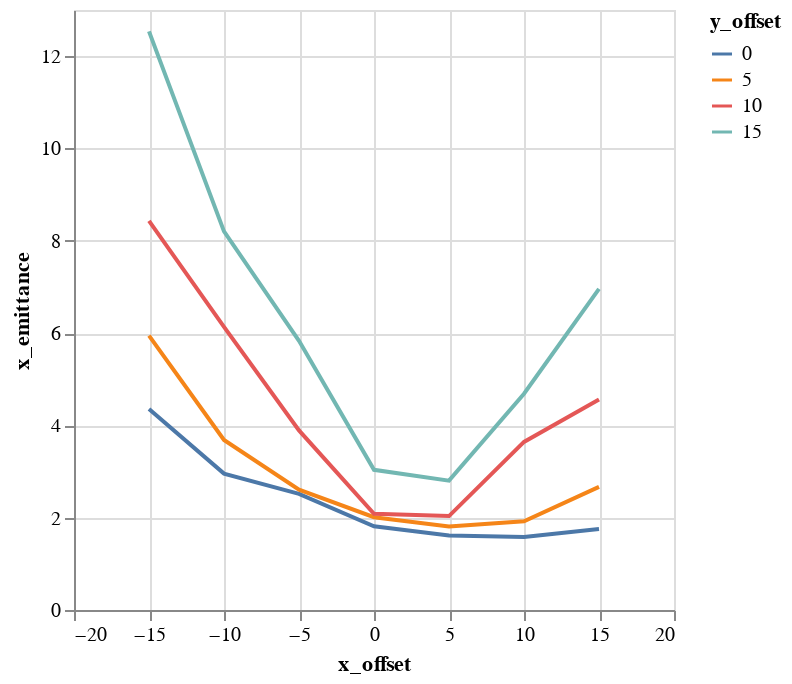

This figure's notebook cell:
### Markdown cell above
## Plots

### Code cell
alt.Chart(emit_df).mark_line().encode(
    color='y_offset:N',
    x='x_offset',
    y='x_emittance',
)

### Figure 1 — Vega-Lite specification as saved in the notebook (floating-point values rounded to 4 significant figures)
{"$schema": "https://vega.github.io/schema/vega-lite/v1.2.1.json", "data": {"values": [{"losses": 0, "relbeta": 0.002308, "sourceID": 16777222, "sourceName": "x_-15_y_0", "x_emittance": 4.357, "x_emittance_rel": 2.688, "x_norm_emittance": 0.01006, "x_offset": -15, "y_emittance": 2.188, "y_emittance_rel": 1.392, "y_norm_emittance": 0.00505, "y_offset": 0}, {"losses": 1, "relbeta": 0.002308, "sourceID": 16777229, "sourceName": "x_-15_y_5", "x_emittance": 5.946, "x_emittance_rel": 3.732, "x_norm_emittance": 0.01372, "x_offset": -15, "y_emittance": 4.078, "y_emittance_rel": 2.559, "y_norm_emittance": 0.009412, "y_offset": 5}, {"losses": 1, "relbeta": 0.002308, "sourceID": 16777236, "sourceName": "x_-15_y_10", "x_emittance": 8.429, "x_emittance_rel": 5.213, "x_norm_emittance": 0.01946, "x_offset": -15, "y_emittance": 7.646, "y_emittance_rel": 4.789, "y_norm_emittance": 0.01765, "y_offset": 10}, {"losses": 4, "relbeta": 0.002308, "sourceID": 16777243, "sourceName": "x_-15_y_15", "x_emittance": 12.54, "x_emittance_rel": 7.502, "x_norm_emittance": 0.02894, "x_offset": -15, "y_emittance": 10.56, "y_emittance_rel": 6.353, "y_norm_emittance": 0.02437, "y_offset": 15}, {"losses": 0, "relbeta": 0.002308, "sourceID": 16777220, "sourceName": "x_-10_y_0", "x_emittance": 2.955, "x_emittance_rel": 1.856, "x_norm_emittance": 0.006821, "x_offset": -10, "y_emittance": 1.885, "y_emittance_rel": 1.214, "y_norm_emittance": 0.00435, "y_offset": 0}, {"losses": 0, "relbeta": 0.002308, "sourceID": 16777227, "sourceName": "x_-10_y_5", "x_emittance": 3.685, "x_emittance_rel": 2.285, "x_norm_emittance": 0.008505, "x_offset": -10, "y_emittance": 3.22, "y_emittance_rel": 2.038, "y_norm_emittance": 0.007433, "y_offset": 5}, {"losses": 0, "relbeta": 0.002308, "sourceID": 16777234, "sourceName": "x_-10_y_10", "x_emittance": 6.133, "x_emittance_rel": 4.125, "x_norm_emittance": 0.01415, "x_offset": -10, "y_emittance": 5.836, "y_emittance_rel": 3.504, "y_norm_emittance": 0.01347, "y_offset": 10}, {"losses": 0, "relbeta": 0.002308, "sourceID": 16777241, "sourceName": "x_-10_y_15", "x_emittance": 8.204, "x_emittance_rel": 5.659, "x_norm_emittance": 0.01894, "x_offset": -10, "y_emittance": 8.517, "y_emittance_rel": 5.212, "y_norm_emittance": 0.01966, "y_offset": 15}, {"losses": 0, "relbeta": 0.002308, "sourceID": 16777218, "sourceName": "x_-5_y_0", "x_emittance": 2.518, "x_emittance_rel": 1.502, "x_norm_emittance": 0.005811, "x_offset": -5, "y_emittance": 1.897, "y_emittance_rel": 1.104, "y_norm_emittance": 0.004378, "y_offset": 0}, {"losses": 0, "relbeta": 0.002308, "sourceID": 16777225, "sourceName": "x_-5_y_5", "x_emittance": 2.606, "x_emittance_rel": 1.71, "x_norm_emittance": 0.006014, "x_offset": -5, "y_emittance": 2.374, "y_emittance_rel": 1.46, "y_norm_emittance": 0.00548, "y_offset": 5}, {"losses": 0, "relbeta": 0.002308, "sourceID": 16777232, "sourceName": "x_-5_y_10", "x_emittance": 3.891, "x_emittance_rel": 2.575, "x_norm_emittance": 0.008981, "x_offset": -5, "y_emittance": 3.708, "y_emittance_rel": 2.4, "y_norm_emittance": 0.008559, "y_offset": 10}, {"losses": 0, "relbeta": 0.002308, "sourceID": 16777239, "sourceName": "x_-5_y_15", "x_emittance": 5.833, "x_emittance_rel": 3.448, "x_norm_emittance": 0.01346, "x_offset": -5, "y_emittance": 5.354, "y_emittance_rel": 3.558, "y_norm_emittance": 0.01236, "y_offset": 15}, {"losses": 0, "relbeta": 0.002308, "sourceID": 16777216, "sourceName": "x_0_y_0", "x_emittance": 1.814, "x_emittance_rel": 1.178, "x_norm_emittance": 0.004187, "x_offset": 0, "y_emittance": 1.587, "y_emittance_rel": 1.033, "y_norm_emittance": 0.003662, "y_offset": 0}, {"losses": 0, "relbeta": 0.002308, "sourceID": 16777223, "sourceName": "x_0_y_5", "x_emittance": 2.011, "x_emittance_rel": 1.305, "x_norm_emittance": 0.004641, "x_offset": 0, "y_emittance": 1.7, "y_emittance_rel": 1.107, "y_norm_emittance": 0.003923, "y_offset": 5}, {"losses": 0, "relbeta": 0.002308, "sourceID": 16777230, "sourceName": "x_0_y_10", "x_emittance": 2.084, "x_emittance_rel": 1.485, "x_norm_emittance": 0.00481, "x_offset": 0, "y_emittance": 1.921, "y_emittance_rel": 1.302, "y_norm_emittance": 0.004433, "y_offset": 10}, {"losses": 0, "relbeta": 0.002308, "sourceID": 16777237, "sourceName": "x_0_y_15", "x_emittance": 3.037, "x_emittance_rel": 1.717, "x_norm_emittance": 0.007009, "x_offset": 0, "y_emittance": 2.599, "y_emittance_rel": 1.612, "y_norm_emittance": 0.006, "y_offset": 15}, {"losses": 0, "relbeta": 0.002308, "sourceID": 16777217, "sourceName": "x_5_y_0", "x_emittance": 1.614, "x_emittance_rel": 1.041, "x_norm_emittance": 0.003725, "x_offset": 5, "y_emittance": 1.694, "y_emittance_rel": 1.012, "y_norm_emittance": 0.003911, "y_offset": 0}, {"losses": 0, "relbeta": 0.002308, "sourceID": 16777224, "sourceName": "x_5_y_5", "x_emittance": 1.81, "x_emittance_rel": 1.13, "x_norm_emittance": 0.004178, "x_offset": 5, "y_emittance": 1.603, "y_emittance_rel": 1.088, "y_norm_emittance": 0.0037, "y_offset": 5}, {"losses": 0, "relbeta": 0.002308, "sourceID": 16777231, "sourceName": "x_5_y_10", "x_emittance": 2.036, "x_emittance_rel": 1.392, "x_norm_emittance": 0.004699, "x_offset": 5, "y_emittance": 2.051, "y_emittance_rel": 1.287, "y_norm_emittance": 0.004734, "y_offset": 10}, {"losses": 0, "relbeta": 0.002308, "sourceID": 16777238, "sourceName": "x_5_y_15", "x_emittance": 2.803, "x_emittance_rel": 1.754, "x_norm_emittance": 0.006471, "x_offset": 5, "y_emittance": 2.904, "y_emittance_rel": 1.845, "y_norm_emittance": 0.006703, "y_offset": 15}, {"losses": 0, "relbeta": 0.002308, "sourceID": 16777219, "sourceName": "x_10_y_0", "x_emittance": 1.581, "x_emittance_rel": 1.041, "x_norm_emittance": 0.00365, "x_offset": 10, "y_emittance": 1.715, "y_emittance_rel": 1.072, "y_norm_emittance": 0.003958, "y_offset": 0}, {"losses": 0, "relbeta": 0.002308, "sourceID": 16777226, "sourceName": "x_10_y_5", "x_emittance": 1.922, "x_emittance_rel": 1.328, "x_norm_emittance": 0.004437, "x_offset": 10, "y_emittance": 1.916, "y_emittance_rel": 1.272, "y_norm_emittance": 0.004424, "y_offset": 5}, {"losses": 0, "relbeta": 0.002308, "sourceID": 16777233, "sourceName": "x_10_y_10", "x_emittance": 3.642, "x_emittance_rel": 2.09, "x_norm_emittance": 0.008408, "x_offset": 10, "y_emittance": 3.361, "y_emittance_rel": 2.085, "y_norm_emittance": 0.00776, "y_offset": 10}, {"losses": 0, "relbeta": 0.002308, "sourceID": 16777240, "sourceName": "x_10_y_15", "x_emittance": 4.686, "x_emittance_rel": 2.979, "x_norm_emittance": 0.01082, "x_offset": 10, "y_emittance": 4.618, "y_emittance_rel": 3.055, "y_norm_emittance": 0.01066, "y_offset": 15}, {"losses": 0, "relbeta": 0.002308, "sourceID": 16777221, "sourceName": "x_15_y_0", "x_emittance": 1.755, "x_emittance_rel": 1.171, "x_norm_emittance": 0.004052, "x_offset": 15, "y_emittance": 1.827, "y_emittance_rel": 1.157, "y_norm_emittance": 0.004217, "y_offset": 0}, {"losses": 0, "relbeta": 0.002308, "sourceID": 16777228, "sourceName": "x_15_y_5", "x_emittance": 2.669, "x_emittance_rel": 1.698, "x_norm_emittance": 0.006161, "x_offset": 15, "y_emittance": 2.585, "y_emittance_rel": 1.74, "y_norm_emittance": 0.005967, "y_offset": 5}, {"losses": 0, "relbeta": 0.002309, "sourceID": 16777235, "sourceName": "x_15_y_10", "x_emittance": 4.561, "x_emittance_rel": 2.81, "x_norm_emittance": 0.01053, "x_offset": 15, "y_emittance": 4.603, "y_emittance_rel": 2.849, "y_norm_emittance": 0.01062, "y_offset": 10}, {"losses": 0, "relbeta": 0.002309, "sourceID": 16777242, "sourceName": "x_15_y_15", "x_emittance": 6.96, "x_emittance_rel": 4.594, "x_norm_emittance": 0.01607, "x_offset": 15, "y_emittance": 7.085, "y_emittance_rel": 4.463, "y_norm_emittance": 0.01636, "y_offset": 15}]}, "encoding": {"color": {"field": "y_offset", "type": "nominal"}, "x": {"field": "x_offset", "type": "quantitative"}, "y": {"field": "x_emittance", "type": "quantitative"}}, "mark": "line"}
